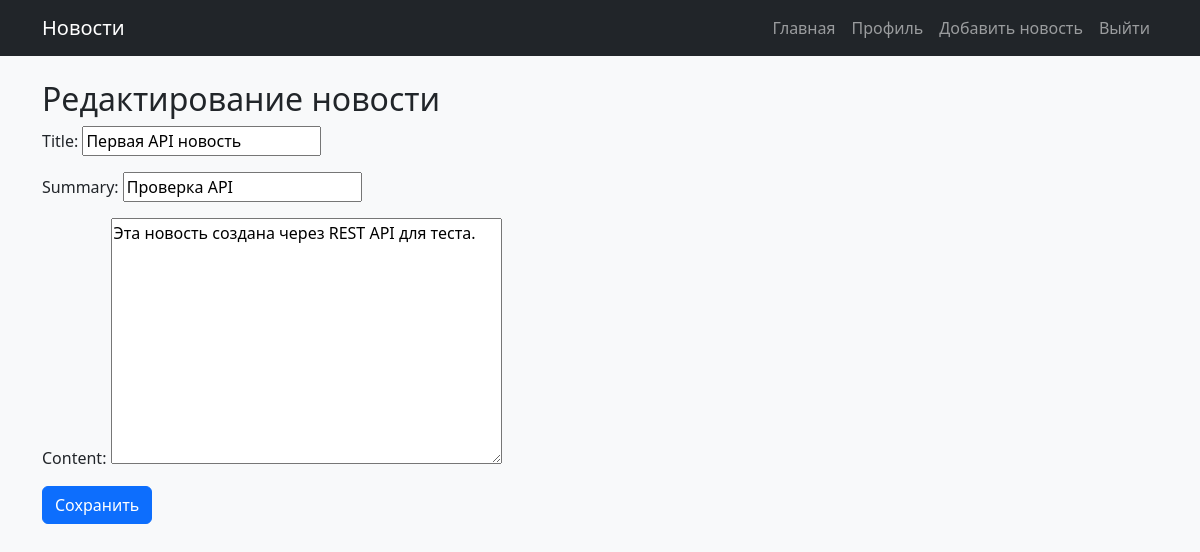
The page /news/1/edit/ (signed in) on the database its author committed.
### news_app3/models.py (models this page shows, shortened)
class News(models.Model):
    title = models.CharField(max_length=200)
    summary = models.CharField(max_length=300)
    content = models.TextField()
    author = models.ForeignKey(
        User,
        on_delete=models.CASCADE
    )
    date_created = models.DateTimeField(
        auto_now_add=True
    )
    date_updated = models.DateTimeField(
        auto_now=True
    )

### news_app3/views.py (the view)
# urls.py: path('news/<int:news_id>/edit/', views.news_edit_view, name='edit'),
def news_edit_view(request, news_id):
    news = get_object_or_404(News, id=news_id)
    if news.author != request.user:
        return HttpResponseForbidden("Нет доступа")
    if request.method == 'POST':
        form = NewsForm(request.POST, instance=news)
        if form.is_valid():
            form.save()
            return redirect('detail', news_id=news.id)
    else:
        form = NewsForm(instance=news)
    return render(request, 'news_form.html', {
        'form': form
    })

### news_app3/forms.py
class NewsForm(forms.ModelForm):
    class Meta:
        model = News
        fields = ['title', 'summary', 'content']

### news_app3/templates/news_form.html (shortened to what this page needs)
{% extends 'base.html' %}
{% block content %}
<h2>Редактирование новости</h2>
<form method="post">
    {{ form.as_p }}
    <button class="btn btn-primary">Сохранить</button>
</form>
{% endblock %}

### news_app3/static/css/style.css (style rules this page uses)
body { background-color: #f8f9fa; }

### rows shown on the page
News: title "Первая API новость", summary "Проверка API", content "Эта новость создана через REST API для теста."
